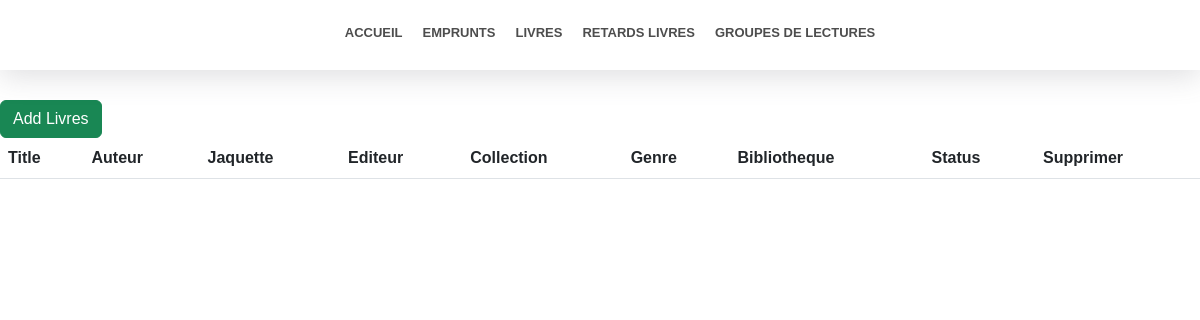
/libraire/livres, run on an earlier commit of the app's database.
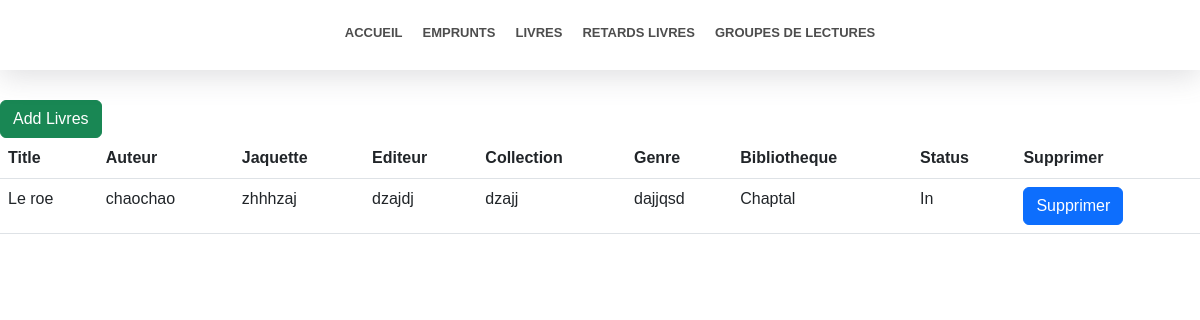
And on a later commit of the database.
### accounts/models.py (models this page shows, shortened)
class Livre(models.Model):
    titre = models.CharField(max_length=60)
    auteur = models.CharField(max_length=60)
    jaquette = models.CharField(max_length=60)
    editeur = models.CharField(max_length=60)
    collection = models.CharField(max_length=60)
    genre = models.CharField(max_length=60)
    dispo = models.BooleanField(default=True)
    biblio = models.ForeignKey(Biliotheque, on_delete=models.CASCADE)

class Biliotheque(models.Model):
    name = models.CharField(max_length=60)
    adresse = models.CharField(max_length=60)
    cp = models.CharField(max_length=60)

### livre/views.py (the view)
# urls.py: path('libraire/livres', livre_views.livre, name="libraire_livre"),
def livre(request):
    context = {}
    context["livres"] = Livre.objects.order_by("titre")
    return render(request, 'libraire/livres.html', context=context)

### templates/libraire/livres.html
{% extends 'libraire/base-libraire.html' %}
{% block content %}
    <div style="height: 100px"></div>
    <section style="max-width: 1400px;margin: auto;">
        <a href="{% url 'libraire_livre_add' %}" class="btn btn-success" >Add Livres</a>
        <table class="table">
            <thead>
                <tr>
                    <th>Title</th>
                    <th>Auteur</th>
                    <th>Jaquette</th>
                    <th>Editeur</th>
                    <th>Collection</th>
                    <th>Genre</th>
                    <th>Bibliotheque</th>
                    <th>Status</th>
                    <th>Supprimer</th>
                </tr>
            </thead>
            <tbody>
                {% for livre in livres %}
                    <tr>
                        <td>{{ livre.titre }}</td>
                        <td>{{ livre.auteur }}</td>
                        <td>{{ livre.jaquette }}</td>
                        <td>{{ livre.editeur }}</td>
                        <td>{{ livre.collection }}</td>
                        <td>{{ livre.genre }}</td>
                        <td>{{ livre.biblio.name }}</td>
                        <td>
                            {% if livre.dispo %}
                                In <iconify-icon icon="fluent:presence-available-10-filled" style="color: green;" width="40" class="icone-center"></iconify-icon>
                            {% else %}
                                Out <iconify-icon icon="ic:baseline-log-out" style="color: red;" width="40" class="icone-center"></iconify-icon>
                            {% endif %}
                        </td>
                        <td><a href="{% url 'libraire_livre_delete' livre.pk %}" class="btn btn-primary">Supprimer</a></td>
                    </tr>
                {% endfor %}
            </tbody>
        </table>
    </section>
{% endblock %}

What changed in the data, as far as the page shows it:
added Livre: titre "Le roe", auteur "chaochao", jaquette "zhhhzaj", editeur "dzajdj", collection "dzajj", genre "dajjqsd", biblio.name "Chaptal", dispo "In"
